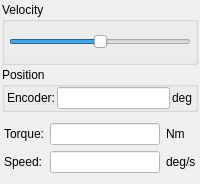
        <widget class="QWidget" name="pageVelocity">
         <layout class="QVBoxLayout" name="verticalLayout_14">
          <property name="spacing">
           <number>2</number>
          </property>
          <property name="leftMargin">
           <number>2</number>
          </property>
          <property name="topMargin">
           <number>2</number>
          </property>
          <property name="rightMargin">
           <number>2</number>
          </property>
          <property name="bottomMargin">
           <number>2</number>
          </property>
          <item>
           <widget class="QGroupBox" name="groupBox_15">
            <property name="title">
             <string>Velocity</string>
            </property>
            <layout class="QVBoxLayout" name="verticalLayout_20">
             <property name="spacing">
              <number>2</number>
             </property>
             <property name="leftMargin">
              <number>4</number>
             </property>
             <property name="topMargin">
              <number>0</number>
             </property>
             <property name="rightMargin">
              <number>4</number>
             </property>
             <property name="bottomMargin">
              <number>0</number>
             </property>
             <item>
              <widget class="SliderWithTarget" name="sliderVelocityVelocity">
               <property name="minimumSize">
                <size>
                 <width>0</width>
                 <height>40</height>
                </size>
               </property>
               <property name="mouseTracking">
                <bool>false</bool>
               </property>
               <property name="styleSheet">
                <string notr="true">margin-top:10px;

</string>
               </property>
               <property name="minimum">
                <number>-30</number>
               </property>
               <property name="maximum">
                <number>30</number>
               </property>
               <property name="singleStep">
                <number>1</number>
               </property>
               <property name="orientation">
                <enum>Qt::Horizontal</enum>
               </property>
              </widget>
             </item>
            </layout>
           </widget>
          </item>
          <item>
           <widget class="QGroupBox" name="groupBox_14">
            <property name="title">
             <string>Position</string>
            </property>
            <layout class="QVBoxLayout" name="verticalLayout_17">
             <property name="leftMargin">
              <number>2</number>
             </property>
             <property name="topMargin">
              <number>0</number>
             </property>
             <property name="rightMargin">
              <number>2</number>
             </property>
             <property name="bottomMargin">
              <number>0</number>
             </property>
             <item>
              <widget class="QWidget" name="widget_15" native="true">
               <layout class="QHBoxLayout" name="horizontalLayout_14">
                <property name="spacing">
                 <number>2</number>
                </property>
                <property name="leftMargin">
                 <number>0</number>
                </property>
                <property name="topMargin">
                 <number>0</number>
                </property>
                <property name="rightMargin">
                 <number>0</number>
                </property>
                <property name="bottomMargin">
                 <number>0</number>
                </property>
                <item>
                 <widget class="QLabel" name="label_27">
                  <property name="text">
                   <string>Encoder:</string>
                  </property>
                 </widget>
                </item>
                <item>
                 <widget class="QLineEdit" name="editVelocityCurrentPos">
                  <property name="styleSheet">
                   <string notr="true">background-color: rgb(255, 255, 255);</string>
                  </property>
                  <property name="readOnly">
                   <bool>true</bool>
                  </property>
                 </widget>
                </item>
                <item>
                 <widget class="QLabel" name="label_28">
                  <property name="text">
                   <string>deg</string>
                  </property>
                 </widget>
                </item>
               </layout>
              </widget>
             </item>
            </layout>
           </widget>
          </item>
          <item>
           <widget class="QWidget" name="widget_16" native="true">
            <layout class="QGridLayout" name="gridLayout_7">
             <property name="leftMargin">
              <number>2</number>
             </property>
             <property name="rightMargin">
              <number>2</number>
             </property>
             <item row="0" column="0">
              <widget class="QLabel" name="label_31">
               <property name="text">
                <string>Torque:</string>
               </property>
              </widget>
             </item>
             <item row="0" column="1">
              <widget class="QLineEdit" name="editVelocityTorque">
               <property name="maximumSize">
                <size>
                 <width>16777215</width>
                 <height>16777215</height>
                </size>
               </property>
               <property name="styleSheet">
                <string notr="true">background-color: rgb(255, 255, 255);</string>
               </property>
               <property name="readOnly">
                <bool>true</bool>
               </property>
              </widget>
             </item>
             <item row="0" column="2">
              <widget class="QLabel" name="label_32">
               <property name="text">
                <string>Nm</string>
               </property>
              </widget>
             </item>
             <item row="1" column="0">
              <widget class="QLabel" name="labelSpeed10_2">
               <property name="text">
                <string>Speed:</string>
               </property>
              </widget>
             </item>
             <item row="1" column="1">
              <widget class="QLineEdit" name="editVelocitySpeed">
               <property name="maximumSize">
                <size>
                 <width>16777215</width>
                 <height>16777215</height>
                </size>
               </property>
               <property name="styleSheet">
                <string notr="true">background-color: rgb(255, 255, 255);</string>
               </property>
               <property name="readOnly">
                <bool>true</bool>
               </property>
              </widget>
             </item>
             <item row="1" column="2">
              <widget class="QLabel" name="labelSpeed11_2">
               <property name="text">
                <string>deg/s</string>
               </property>
              </widget>
             </item>
            </layout>
           </widget>
          </item>
         </layout>
        </widget>
